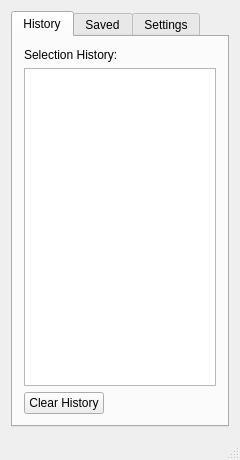
<?xml version="1.0" encoding="UTF-8"?>
<ui version="4.0">
 <class>MainWindow</class>
 <widget class="QMainWindow" name="MainWindow">
  <property name="geometry">
   <rect>
    <x>0</x>
    <y>0</y>
    <width>240</width>
    <height>460</height>
   </rect>
  </property>
  <property name="sizePolicy">
   <sizepolicy hsizetype="Expanding" vsizetype="Expanding">
    <horstretch>0</horstretch>
    <verstretch>0</verstretch>
   </sizepolicy>
  </property>
  <property name="minimumSize">
   <size>
    <width>240</width>
    <height>240</height>
   </size>
  </property>
  <property name="maximumSize">
   <size>
    <width>11111</width>
    <height>11111</height>
   </size>
  </property>
  <property name="windowTitle">
   <string>Selection History</string>
  </property>
  <property name="windowOpacity">
   <double>1.000000000000000</double>
  </property>
  <widget class="QWidget" name="centralWidget">
   <property name="maximumSize">
    <size>
     <width>11111</width>
     <height>11111</height>
    </size>
   </property>
   <layout class="QVBoxLayout" name="verticalLayout_6">
    <item>
     <widget class="QTabWidget" name="tabWidget">
      <property name="currentIndex">
       <number>0</number>
      </property>
      <widget class="QWidget" name="tab">
       <attribute name="title">
        <string>History</string>
       </attribute>
       <layout class="QVBoxLayout" name="verticalLayout_3">
        <item>
         <layout class="QVBoxLayout" name="verticalLayout">
          <property name="sizeConstraint">
           <enum>QLayout::SetFixedSize</enum>
          </property>
          <item>
           <widget class="QLabel" name="label_2">
            <property name="text">
             <string>Selection History:</string>
            </property>
           </widget>
          </item>
          <item>
           <widget class="QListWidget" name="selection_history_list">
            <property name="sizePolicy">
             <sizepolicy hsizetype="Expanding" vsizetype="Expanding">
              <horstretch>0</horstretch>
              <verstretch>222</verstretch>
             </sizepolicy>
            </property>
            <property name="frameShape">
             <enum>QFrame::StyledPanel</enum>
            </property>
            <property name="frameShadow">
             <enum>QFrame::Sunken</enum>
            </property>
            <property name="lineWidth">
             <number>1</number>
            </property>
            <property name="midLineWidth">
             <number>0</number>
            </property>
            <property name="horizontalScrollBarPolicy">
             <enum>Qt::ScrollBarAlwaysOff</enum>
            </property>
            <property name="alternatingRowColors">
             <bool>true</bool>
            </property>
            <property name="resizeMode">
             <enum>QListView::Adjust</enum>
            </property>
            <property name="layoutMode">
             <enum>QListView::SinglePass</enum>
            </property>
            <property name="uniformItemSizes">
             <bool>false</bool>
            </property>
            <property name="wordWrap">
             <bool>false</bool>
            </property>
           </widget>
          </item>
          <item>
           <widget class="QPushButton" name="clear_history_button">
            <property name="sizePolicy">
             <sizepolicy hsizetype="Fixed" vsizetype="Fixed">
              <horstretch>0</horstretch>
              <verstretch>0</verstretch>
             </sizepolicy>
            </property>
            <property name="text">
             <string>Clear History</string>
            </property>
           </widget>
          </item>
         </layout>
        </item>
       </layout>
      </widget>
      <widget class="QWidget" name="tab_2">
       <attribute name="title">
        <string>Saved</string>
       </attribute>
       <layout class="QVBoxLayout" name="verticalLayout_4">
        <item>
         <layout class="QVBoxLayout" name="verticalLayout_2" stretch="0,0">
          <property name="sizeConstraint">
           <enum>QLayout::SetMinimumSize</enum>
          </property>
          <item>
           <widget class="QLabel" name="label_3">
            <property name="text">
             <string>Saved Selections:</string>
            </property>
           </widget>
          </item>
          <item>
           <widget class="QListWidget" name="saved_selections_list">
            <property name="sizePolicy">
             <sizepolicy hsizetype="Expanding" vsizetype="Expanding">
              <horstretch>0</horstretch>
              <verstretch>222</verstretch>
             </sizepolicy>
            </property>
           </widget>
          </item>
         </layout>
        </item>
        <item>
         <layout class="QHBoxLayout" name="horizontalLayout">
          <item>
           <widget class="QLabel" name="label">
            <property name="text">
             <string>Name:</string>
            </property>
           </widget>
          </item>
          <item>
           <widget class="QLineEdit" name="lineEdit"/>
          </item>
          <item>
           <widget class="QPushButton" name="save_button">
            <property name="focusPolicy">
             <enum>Qt::StrongFocus</enum>
            </property>
            <property name="text">
             <string>Save Selection</string>
            </property>
           </widget>
          </item>
         </layout>
        </item>
        <item>
         <widget class="QPushButton" name="clear_saved_button">
          <property name="sizePolicy">
           <sizepolicy hsizetype="Fixed" vsizetype="Fixed">
            <horstretch>0</horstretch>
            <verstretch>0</verstretch>
           </sizepolicy>
          </property>
          <property name="text">
           <string>Clear Saved</string>
          </property>
         </widget>
        </item>
        <item>
         <layout class="QHBoxLayout" name="horizontalLayout_4">
          <item>
           <widget class="QPushButton" name="import_button">
            <property name="text">
             <string>Import..</string>
            </property>
           </widget>
          </item>
          <item>
           <widget class="QPushButton" name="export_button">
            <property name="text">
             <string>Export..</string>
            </property>
           </widget>
          </item>
         </layout>
        </item>
       </layout>
      </widget>
      <widget class="QWidget" name="tab_3">
       <attribute name="title">
        <string>Settings</string>
       </attribute>
       <widget class="QWidget" name="verticalLayoutWidget_3">
        <property name="geometry">
         <rect>
          <x>10</x>
          <y>10</y>
          <width>160</width>
          <height>80</height>
         </rect>
        </property>
        <layout class="QVBoxLayout" name="verticalLayout_5">
         <item>
          <layout class="QHBoxLayout" name="horizontalLayout_3">
           <item>
            <widget class="QLabel" name="label_4">
             <property name="text">
              <string>Max History:</string>
             </property>
            </widget>
           </item>
           <item>
            <widget class="QSpinBox" name="max_history">
             <property name="maximum">
              <number>200</number>
             </property>
             <property name="singleStep">
              <number>5</number>
             </property>
             <property name="value">
              <number>20</number>
             </property>
            </widget>
           </item>
          </layout>
         </item>
         <item>
          <widget class="QCheckBox" name="double_click_checkbox">
           <property name="autoFillBackground">
            <bool>false</bool>
           </property>
           <property name="text">
            <string>Double Click to Select</string>
           </property>
           <property name="checked">
            <bool>true</bool>
           </property>
           <property name="tristate">
            <bool>false</bool>
           </property>
          </widget>
         </item>
         <item>
          <widget class="QCheckBox" name="include_single_checkbox">
           <property name="text">
            <string>Include Single Selections</string>
           </property>
          </widget>
         </item>
        </layout>
       </widget>
      </widget>
     </widget>
    </item>
   </layout>
  </widget>
  <widget class="QStatusBar" name="statusBar"/>
 </widget>
 <layoutdefault spacing="6" margin="11"/>
 <resources/>
 <connections/>
</ui>
